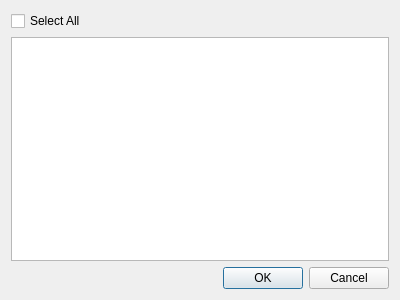
<?xml version="1.0" encoding="UTF-8"?>
<ui version="4.0">
 <class>CreateTableInstancesDialog</class>
 <widget class="QDialog" name="CreateTableInstancesDialog">
  <property name="geometry">
   <rect>
    <x>0</x>
    <y>0</y>
    <width>400</width>
    <height>300</height>
   </rect>
  </property>
  <property name="windowTitle">
   <string>Create a table instance</string>
  </property>
  <layout class="QVBoxLayout" name="verticalLayout">
   <item>
    <widget class="QCheckBox" name="chkSelectAll">
     <property name="text">
      <string>Select All</string>
     </property>
    </widget>
   </item>
   <item>
    <widget class="QListWidget" name="listWidget"/>
   </item>
   <item>
    <widget class="QDialogButtonBox" name="buttonBox">
     <property name="orientation">
      <enum>Qt::Horizontal</enum>
     </property>
     <property name="standardButtons">
      <set>QDialogButtonBox::Cancel|QDialogButtonBox::Ok</set>
     </property>
    </widget>
   </item>
  </layout>
 </widget>
 <resources/>
 <connections>
  <connection>
   <sender>buttonBox</sender>
   <signal>accepted()</signal>
   <receiver>CreateTableInstancesDialog</receiver>
   <slot>accept()</slot>
   <hints>
    <hint type="sourcelabel">
     <x>248</x>
     <y>254</y>
    </hint>
    <hint type="destinationlabel">
     <x>157</x>
     <y>274</y>
    </hint>
   </hints>
  </connection>
  <connection>
   <sender>buttonBox</sender>
   <signal>rejected()</signal>
   <receiver>CreateTableInstancesDialog</receiver>
   <slot>reject()</slot>
   <hints>
    <hint type="sourcelabel">
     <x>316</x>
     <y>260</y>
    </hint>
    <hint type="destinationlabel">
     <x>286</x>
     <y>274</y>
    </hint>
   </hints>
  </connection>
  <connection>
   <sender>chkSelectAll</sender>
   <signal>stateChanged(int)</signal>
   <receiver>CreateTableInstancesDialog</receiver>
   <slot>onSelectAllChanged(int)</slot>
   <hints>
    <hint type="sourcelabel">
     <x>199</x>
     <y>18</y>
    </hint>
    <hint type="destinationlabel">
     <x>199</x>
     <y>149</y>
    </hint>
   </hints>
  </connection>
 </connections>
 <slots>
  <slot>onSelectAllChanged(int)</slot>
 </slots>
</ui>
